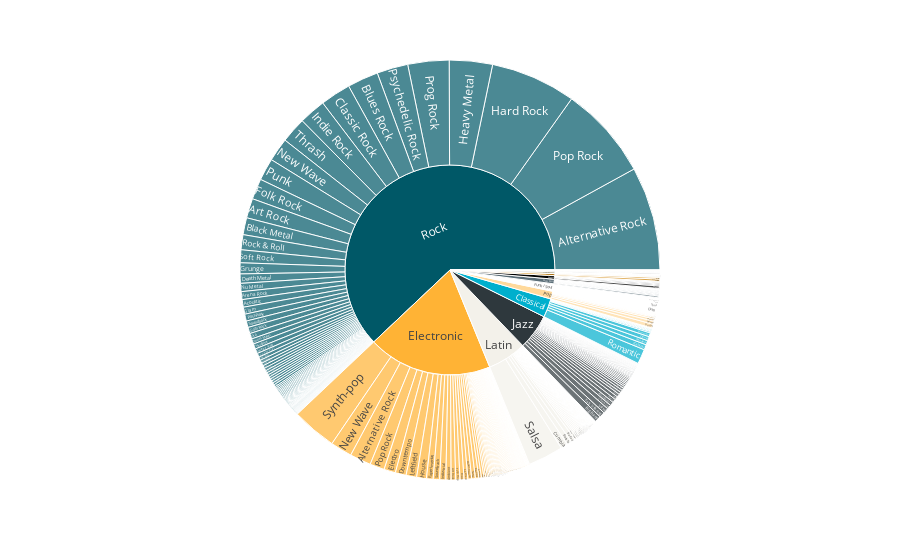

The notebook cell saved with this chart:
### Markdown cell above
En general, los géneros más coleccionados son el Rock (62%)🤘, específicamente Rock Alternativo (13%), Pop Rock (12%), Hard Rock (11%) y Heavy Metal (5%); seguido por Electrónica (19%), específicamente Synth-pop (18%), New wave (9%) y Alternativo (9%); y Latin (6%), específicamente Salsa (45%), Cumbia (9%) y Bolero (6%). Cabe aclarar que los diferentes géneros y subgéneros usado en esta gráfica fueron extraídos directamente de la base de datos de Discogs.

### Code cell
releases_by_genre_style = count_by(all_releases_df,['genre','style'],'album')
px.sunburst(releases_by_genre_style, path=['genre','style'], values='total',color_discrete_sequence=cm_466)

### Figure 1 — Plotly figure (JSON) as saved in the notebook; plotly's stock layout.template omitted (floating-point values rounded to 4 significant figures; data arrays with more than 128 entries replaced by an {"elided": "..."} marker saying what was removed)
{"data": [{"branchvalues": "total", "domain": {"x": [0, 1], "y": [0, 1]}, "hovertemplate": "labels=%{label}<br>total=%{value}<br>parent=%{parent}<br>id=%{id}<extra></extra>", "ids": {"elided": "537 str values"}, "labels": {"elided": "537 str values"}, "name": "", "parents": {"elided": "537 str values"}, "type": "sunburst", "values": {"elided": "537 int values"}}], "layout": {"legend": {"tracegroupgap": 0}, "margin": {"t": 60}, "sunburstcolorway": ["#005867", "#FFB335", "#F3F1EA", "#2E383D"]}}
